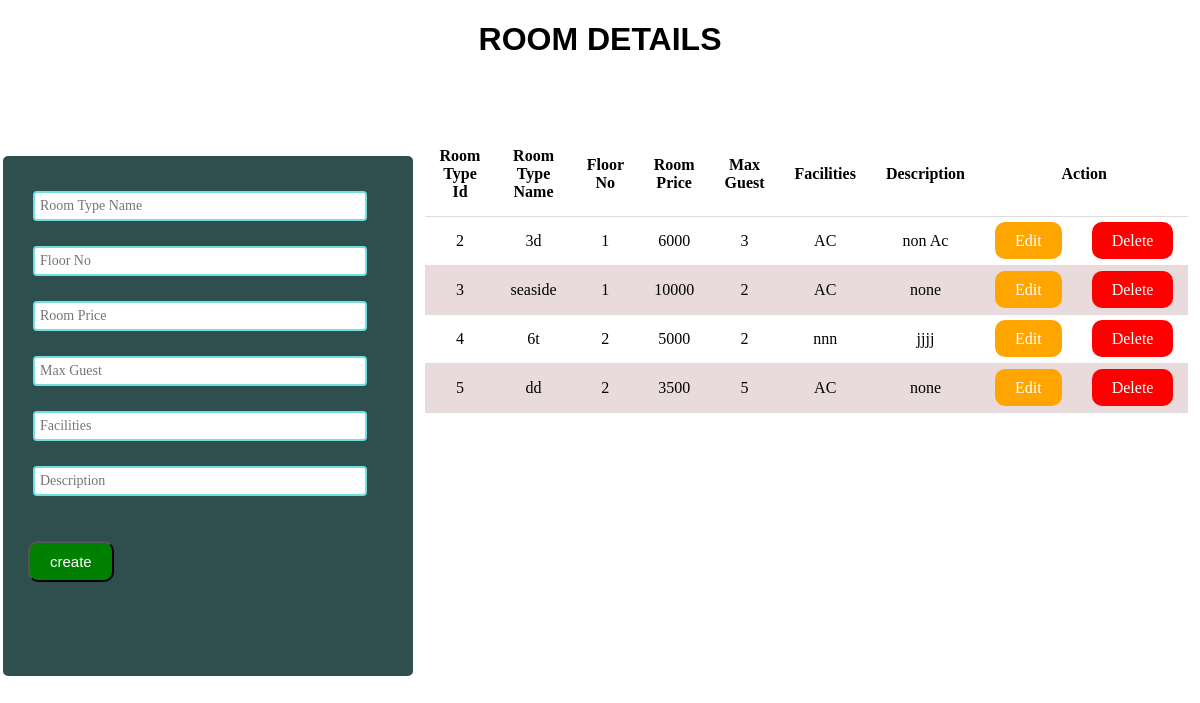
Screenshot of /room-type.php with the database file from the repository.
### tables this page shows
CREATE TABLE `room_type` (
  `type_id` int(11) NOT NULL,
  `type_name` varchar(255) NOT NULL,
  `floor_no` int(11) NOT NULL,
  `room_price` int(11) NOT NULL,
  `max_guest` int(11) NOT NULL,
  `facilities` varchar(255) NOT NULL,
  `description` varchar(255) NOT NULL
);

### server.php (called while the page is built, shortened)
<?php
$type_name="";
$floor_no="";
$room_price="";
$max_guest="";
$facilities="";
$description="";
$edit_state=false;
$db=mysqli_connect('localhost','root','','roomdb');
$result=mysqli_query($db,"SELECT * FROM room_type");
 ?>

### room-type.php (the view, shortened to what this page needs)
<?php include('server.php');
?>
<!DOCTYPE html>
<html lang="en">
<head>
    <link rel="stylesheet" type="text/css" href="style.css">
</head>
<body>
    <div class="container">
        <h1>ROOM DETAILS</h1>
    </div>
    <div class="container2">
<form method="post" action="server.php">
    <input type="text" name="type_name" placeholder="Room Type Name" value="<?php echo $type_name; ?>">
    <input class="same" type="text" name="floor_no" placeholder="Floor No" value="<?php echo $floor_no; ?>">
    <input class="same" type="text" name="room_price" placeholder="Room Price" value="<?php echo $room_price; ?>">
    <input class="same" type="text" name="max_guest" placeholder="Max Guest" value="<?php echo $max_guest; ?>">
    <input class="same" type="text" name="facilities" placeholder="Facilities" value="<?php echo $facilities; ?>">
    <input class="same" type="text" name="description" placeholder="Description" value="<?php echo $description; ?>">
    <div class="buttonbox">
       <?php if($edit_state == false): ?>
         <button type="submit" class="btn1" name="create">create</button>
         <?php else:?>
        <button type="submit" class="btn3" name="update">Update</button>
        <?php endif ?>
    </div>
</form >
</div>
    <div class="tablebox">
        <table>
            <thead>
                <tr>
                    <th scope="col">Room Type Id</th>
                    <th scope="col">Room Type Name</th>
                    <th scope="col">Floor No</th>
                    <th scope="col">Room Price</th>
                    <th scope="col">Max Guest</th>
                    <th scope="col">Facilities</th>
                    <th scope="col">Description</th>
                    <th colspan="2">Action</th>
                </tr>
            </thead>
            <tbody>
                <?php while($row=mysqli_fetch_array($result)){?>
                <tr>
                    <td><?php echo $row['type_id'] ?></td>
                    <td><?php echo $row['type_name'] ?></td>
                    <td><?php echo $row['floor_no'] ?></td>
                    <td><?php echo $row['room_price'] ?></td>
                    <td><?php echo $row['max_guest'] ?></td>
                    <td><?php echo $row['facilities'] ?></td>
                    <td><?php echo $row['description'] ?></td>
                    <td><a class="edit_btn" href="room-type.php?edit=<?php echo $row['type_id']; ?>">Edit</a></td>
                    <td><a class="delete_btn" href="server.php?delete=<?php echo $row['type_id']; ?>">Delete</a></td>
                </tr>
                <?php } ?>
            </tbody>
        </table>
    </div>
</body>
</html>

### style.css (style rules this page uses)
body { padding: 0; margin: 0; }
.container h1 { padding-bottom: 4px; text-align: center; font-family: sans-serif; }
.container2 { width: 400px; height: 500px; position: relative; background:#2F4F4F; margin: 6% auto; padding: 10px 5px; border-radius: 5px; float: left; margin-left: 3px; }
.container2 input { border:2px solid rgb(113, 223, 223); border-radius: 4px; display:block; font-family: inherit; font-size: 14px; padding: 5px; width: 80%; margin :25px ; }
.buttonbox button { padding: 10px 20px; margin: 20px 20px; border-radius: 10px; font-size: 15px; }
.btn1 { background: green; color: white; }
.tablebox { margin-top: 70px; display: flex; justify-content: center; }
table { width: 75%; height: auto; border-collapse: collapse; }
table,th,td { text-align: center; padding: 15px; border-bottom: 1px solid #ddd; }
tr:nth-child(even) { background-color: #e9dbdb; }
.edit_btn { text-decoration: none; padding: 10px 20px; background: #ffa500; color: white; border-radius: 10px; }
.delete_btn { text-decoration: none; padding: 10px 20px; background: red; color: white; border-radius: 10px; }

### rows the page displays
room_type: type_id "2", type_name "3d", floor_no "1", room_price "6000", max_guest "3", facilities "AC", description "non Ac"
room_type: type_id "3", type_name "seaside", floor_no "1", room_price "10000", max_guest "2", facilities "AC", description "none"
room_type: type_id "4", type_name "6t", floor_no "2", room_price "5000", max_guest "2", facilities "nnn", description "jjjj"
room_type: type_id "5", type_name "dd", floor_no "2", room_price "3500", max_guest "5", facilities "AC", description "none"
